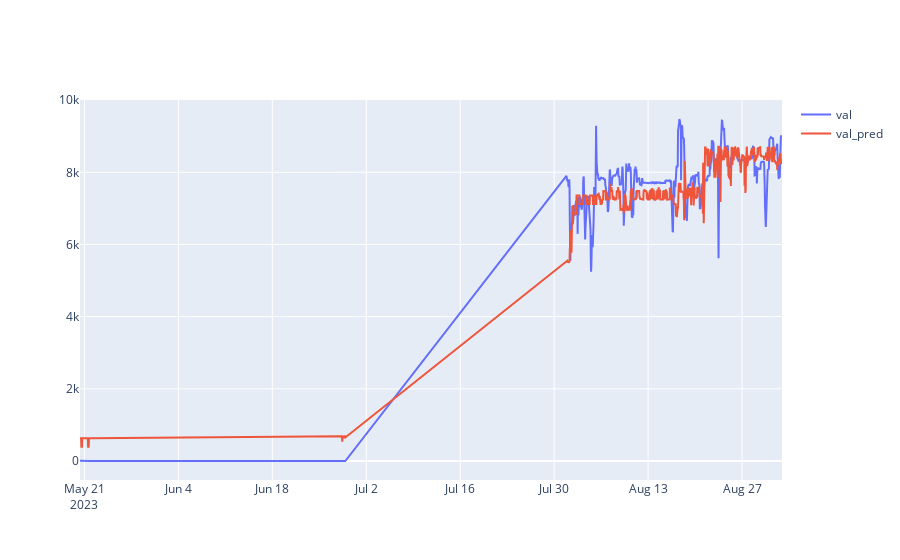

Here is the notebook cell this chart was saved with:
### Code cell
fig = go.Figure()
fig.add_trace(go.Scatter(x=y_val.index, y=y_val, mode='lines', name='val'))
fig.add_trace(go.Scatter(x=y_val.index, y=y_val_pred, mode='lines', name='val_pred'))
fig.show()

### Figure 1 — Plotly figure (JSON) as saved in the notebook; plotly's stock layout.template omitted (floating-point values rounded to 4 significant figures; data arrays with more than 128 entries replaced by an {"elided": "..."} marker saying what was removed)
{"data": [{"mode": "lines", "name": "val", "type": "scatter", "x": {"elided": "825 str values"}, "y": {"elided": "825 float values"}}, {"mode": "lines", "name": "val_pred", "type": "scatter", "x": {"elided": "825 str values"}, "y": {"elided": "825 float values"}}], "layout": {}}
